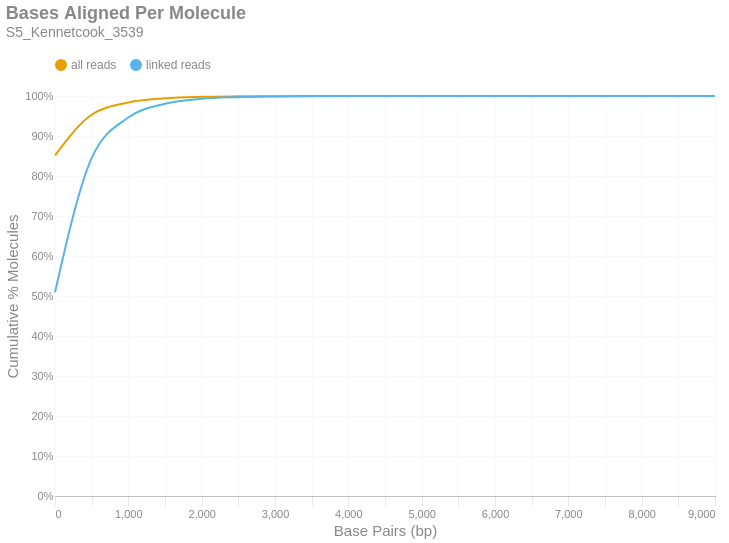

The cell this chart's notebook holds for it:
### Markdown cell above
### Bases Aligned Per Molecule
This is a cumulative frequency distribution showing the number of base pairs aligned per unique molecule. These data are shown in 500 bp bins. There are two distributions: one with `all reads` (yellow) and another with only `linked reads` (blue). The percent of molecules in the `linked reads` distribution is relative to the total number of linked molecules.

### Code cell
if SKIPLR:
    print_html(f"Skipped")
else:
    binned_df = consolidated_hist(valids['aligned_bp'], mask, 500, True)
    with SafeRender(binned_df):
        (
            density_plot(binned_df, 'Bases Aligned Per Molecule', samplename, 'basesper')
            .encode(
                x=alt.X('bin:Q', title="Base Pairs (bp)").axis(tickMinStep=500).scale(padding=0),
                y=alt.Y('value:Q', title='Cumulative % Molecules')
                    .axis(format='%')
                    .scale(domain = [0,1])
                    .stack(False),
                color=alt.Color("key:N").scale(domain = ["all reads", "linked reads"]),
                tooltip = [
                    alt.Tooltip("key:N", title = "Data Type"),
                    alt.Tooltip("range_label:N", title="Bases Aligned Per Molecule"),
                    alt.Tooltip("value:Q", format = ".2%", title="% Molecules (Cum.)")
                ]
            )
        ).display()

### Figure 1 — Vega-Lite specification as saved in the notebook (floating-point values rounded to 4 significant figures)
{"width": "container", "height": 400, "config": {"title": {"anchor": "start", "dy": -15, "fontSize": 18, "color": "#888888", "subtitleColor": "#888888", "subtitleFontSize": 14}, "arc": {"fill": "#0072B2"}, "axis": {"domainColor": "#888888", "domainWidth": 0.5, "gridWidth": 0.2, "grid": false, "titleFontWeight": 400, "titleFontSize": 15, "labelFontSize": 11, "labelColor": "#888888", "tickColor": "#888888", "tickWidth": 0.2, "titleColor": "#888888"}, "axisBand": {"grid": false}, "axisX": {"grid": true, "tickSize": 10, "domainCap": "round"}, "axisY": {"domain": false, "grid": true, "tickSize": 0, "domainCap": "round"}, "background": "transparent", "header": {"labelFontSize": 15, "labelColor": "#888888", "titleFontSize": 15, "titleFontWeight": 600, "titleColor": "#888888"}, "legend": {"labelFont": "sans-serif", "labelFontSize": 12, "labelColor": "#888888", "symbolSize": 100, "symbolType": "circle", "titleFontSize": 12, "titlePadding": 10, "titleColor": "#888888", "title": null, "orient": "top"}, "range": {"category": ["#E69F00", "#56B4E9", "#009E73", "#F0E442", "#0072B2", "#D55E00", "#CC79A7", "#000000"], "diverging": ["#cfe8f3", "#a2d4ec", "#73bfe2", "#46abdb", "#1696d2", "#12719e"]}, "area": {"fill": "#0072B2", "fillOpacity": 0.7, "line": true, "strokeOpacity": 0.7}, "line": {"color": "#0072B2", "stroke": "#0072B2", "strokeWidth": 2}, "trail": {"color": "#0072B2", "stroke": "#0072B2", "strokeWidth": 0, "size": 1}, "point": {"filled": true, "fillOpacity": 1.0, "size": 95}, "text": {"color": "#888888", "fontSize": 11, "align": "right", "fontWeight": 400, "size": 11}, "bar": {"fill": "#0072B2", "stroke": null}, "view": {"stroke": null, "continuousWidth": 660, "continuousHeight": 400}}, "data": {"name": "data-51025a18b9e14ba5d7495306f1550257"}, "mark": {"type": "line", "interpolate": "monotone", "point": {"opacity": 0, "size": 275}}, "encoding": {"color": {"field": "key", "scale": {"domain": ["all reads", "linked reads"]}, "type": "nominal"}, "tooltip": [{"field": "key", "title": "Data Type", "type": "nominal"}, {"field": "range_label", "title": "Bases Aligned Per Molecule", "type": "nominal"}, {"field": "value", "format": ".2%", "title": "% Molecules (Cum.)", "type": "quantitative"}], "x": {"axis": {"tickMinStep": 500}, "field": "bin", "scale": {"padding": 0}, "title": "Base Pairs (bp)", "type": "quantitative"}, "y": {"axis": {"format": "%"}, "field": "value", "scale": {"domain": [0, 1]}, "stack": false, "title": "Cumulative % Molecules", "type": "quantitative"}}, "params": [{"name": "param_c36ac31b6afebe62", "select": {"type": "point", "fields": ["key"]}, "bind": "legend"}], "title": {"text": "Bases Aligned Per Molecule", "subtitle": "S5_Kennetcook_3539"}, "transform": [{"fold": ["all reads (cumsum)", "linked reads (cumsum)"]}, {"calculate": "replace(datum.key, ' (cumsum)', '')", "as": "key"}, {"filter": {"param": "param_c36ac31b6afebe62"}}], "usermeta": {"embedOptions": {"downloadFileName": "S5_Kennetcook_3539.basesper"}}, "$schema": "https://vega.github.io/schema/vega-lite/v6.1.0.json", "datasets": {"data-51025a18b9e14ba5d7495306f1550257": [{"bin": "0.0", "interval": "0.0-500.0", "all reads": 0.8515, "linked reads": 0.5091, "all reads (cumsum)": 0.8515, "linked reads (cumsum)": 0.5091, "range_label": "0-499"}, {"bin": "500.0", "interval": "500.0-1000.0", "all reads": 0.1017, "linked reads": 0.3355, "all reads (cumsum)": 0.9532, "linked reads (cumsum)": 0.8446, "range_label": "500-999"}, {"bin": "1000.0", "interval": "1000.0-1500.0", "all reads": 0.0306, "linked reads": 0.1015, "all reads (cumsum)": 0.9838, "linked reads (cumsum)": 0.9461, "range_label": "1000-1499"}, {"bin": "1500.0", "interval": "1500.0-2000.0", "all reads": 0.01035, "linked reads": 0.03436, "all reads (cumsum)": 0.9941, "linked reads (cumsum)": 0.9804, "range_label": "1500-1999"}, {"bin": "2000.0", "interval": "2000.0-2500.0", "all reads": 0.003756, "linked reads": 0.01246, "all reads (cumsum)": 0.9979, "linked reads (cumsum)": 0.9929, "range_label": "2000-2499"}, {"bin": "2500.0", "interval": "2500.0-3000.0", "all reads": 0.001256, "linked reads": 0.004168, "all reads (cumsum)": 0.9991, "linked reads (cumsum)": 0.9971, "range_label": "2500-2999"}, {"bin": "3000.0", "interval": "3000.0-3500.0", "all reads": 0.0004915, "linked reads": 0.001631, "all reads (cumsum)": 0.9996, "linked reads (cumsum)": 0.9987, "range_label": "3000-3499"}, {"bin": "3500.0", "interval": "3500.0-4000.0", "all reads": 0.0002179, "linked reads": 0.000723, "all reads (cumsum)": 0.9998, "linked reads (cumsum)": 0.9994, "range_label": "3500-3999"}, {"bin": "4000.0", "interval": "4000.0-4500.0", "all reads": 9.456e-05, "linked reads": 0.0003137, "all reads (cumsum)": 0.9999, "linked reads (cumsum)": 0.9997, "range_label": "4000-4499"}, {"bin": "4500.0", "interval": "4500.0-5000.0", "all reads": 4.177e-05, "linked reads": 0.0001386, "all reads (cumsum)": 1.0, "linked reads (cumsum)": 0.9999, "range_label": "4500-4999"}, {"bin": "5000.0", "interval": "5000.0-5500.0", "all reads": 1.955e-05, "linked reads": 6.487e-05, "all reads (cumsum)": 1.0, "linked reads (cumsum)": 0.9999, "range_label": "5000-5499"}, {"bin": "5500.0", "interval": "5500.0-6000.0", "all reads": 9.954e-06, "linked reads": 3.302e-05, "all reads (cumsum)": 1.0, "linked reads (cumsum)": 1.0, "range_label": "5500-5999"}, {"bin": "6000.0", "interval": "6000.0-6500.0", "all reads": 1.955e-06, "linked reads": 6.487e-06, "all reads (cumsum)": 1.0, "linked reads (cumsum)": 1.0, "range_label": "6000-6499"}, {"bin": "6500.0", "interval": "6500.0-7000.0", "all reads": 2.488e-06, "linked reads": 8.256e-06, "all reads (cumsum)": 1.0, "linked reads (cumsum)": 1.0, "range_label": "6500-6999"}, {"bin": "7000.0", "interval": "7000.0-7500.0", "all reads": 8.887e-07, "linked reads": 2.949e-06, "all reads (cumsum)": 1.0, "linked reads (cumsum)": 1.0, "range_label": "7000-7499"}, {"bin": "7500.0", "interval": "7500.0-8000.0", "all reads": 7.11e-07, "linked reads": 2.359e-06, "all reads (cumsum)": 1.0, "linked reads (cumsum)": 1.0, "range_label": "7500-7999"}, {"bin": "8000.0", "interval": "8000.0-8500.0", "all reads": 1.777e-07, "linked reads": 5.897e-07, "all reads (cumsum)": 1.0, "linked reads (cumsum)": 1.0, "range_label": "8000-8499"}, {"bin": "8500.0", "interval": "8500.0-9000.0", "all reads": 3.555e-07, "linked reads": 1.179e-06, "all reads (cumsum)": 1.0, "linked reads (cumsum)": 1.0, "range_label": "8500-8999"}, {"bin": "9000.0", "interval": "9000.0-9500.0", "all reads": 1.777e-07, "linked reads": 5.897e-07, "all reads (cumsum)": 1.0, "linked reads (cumsum)": 1.0, "range_label": "9000-9499"}]}}
